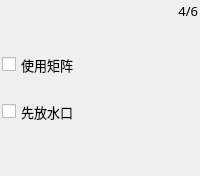
        <widget class="QWidget" name="PageRotate">
         <layout class="QGridLayout" name="gridLayout_9">
          <property name="margin">
           <number>2</number>
          </property>
          <property name="spacing">
           <number>2</number>
          </property>
          <item row="0" column="1">
           <widget class="QLabel" name="label_2">
            <property name="font">
             <font>
              <family>微软雅黑</family>
              <pointsize>10</pointsize>
              <italic>false</italic>
             </font>
            </property>
            <property name="text">
             <string>4/6</string>
            </property>
            <property name="alignment">
             <set>Qt::AlignRight|Qt::AlignTrailing|Qt::AlignVCenter</set>
            </property>
           </widget>
          </item>
          <item row="1" column="0" colspan="2">
           <layout class="QHBoxLayout" name="horizontalLayout_4">
            <item>
             <spacer name="horizontalSpacer">
              <property name="orientation">
               <enum>Qt::Horizontal</enum>
              </property>
              <property name="sizeHint" stdset="0">
               <size>
                <width>40</width>
                <height>20</height>
               </size>
              </property>
             </spacer>
            </item>
           </layout>
          </item>
          <item row="4" column="0">
           <spacer name="verticalSpacer_3">
            <property name="orientation">
             <enum>Qt::Vertical</enum>
            </property>
            <property name="sizeHint" stdset="0">
             <size>
              <width>20</width>
              <height>40</height>
             </size>
            </property>
           </spacer>
          </item>
          <item row="2" column="0">
           <widget class="QCheckBox" name="checkBoxMatrix">
            <property name="minimumSize">
             <size>
              <width>0</width>
              <height>45</height>
             </size>
            </property>
            <property name="font">
             <font>
              <family>微软雅黑</family>
              <pointsize>10</pointsize>
              <weight>50</weight>
              <bold>false</bold>
             </font>
            </property>
            <property name="text">
             <string>使用矩阵</string>
            </property>
           </widget>
          </item>
          <item row="3" column="0">
           <widget class="QCheckBox" name="checkBoxWasteRotateFirst">
            <property name="minimumSize">
             <size>
              <width>0</width>
              <height>45</height>
             </size>
            </property>
            <property name="maximumSize">
             <size>
              <width>16777215</width>
              <height>45</height>
             </size>
            </property>
            <property name="font">
             <font>
              <family>微软雅黑</family>
              <pointsize>10</pointsize>
              <weight>50</weight>
              <bold>false</bold>
             </font>
            </property>
            <property name="text">
             <string>先放水口</string>
            </property>
           </widget>
          </item>
         </layout>
        </widget>
